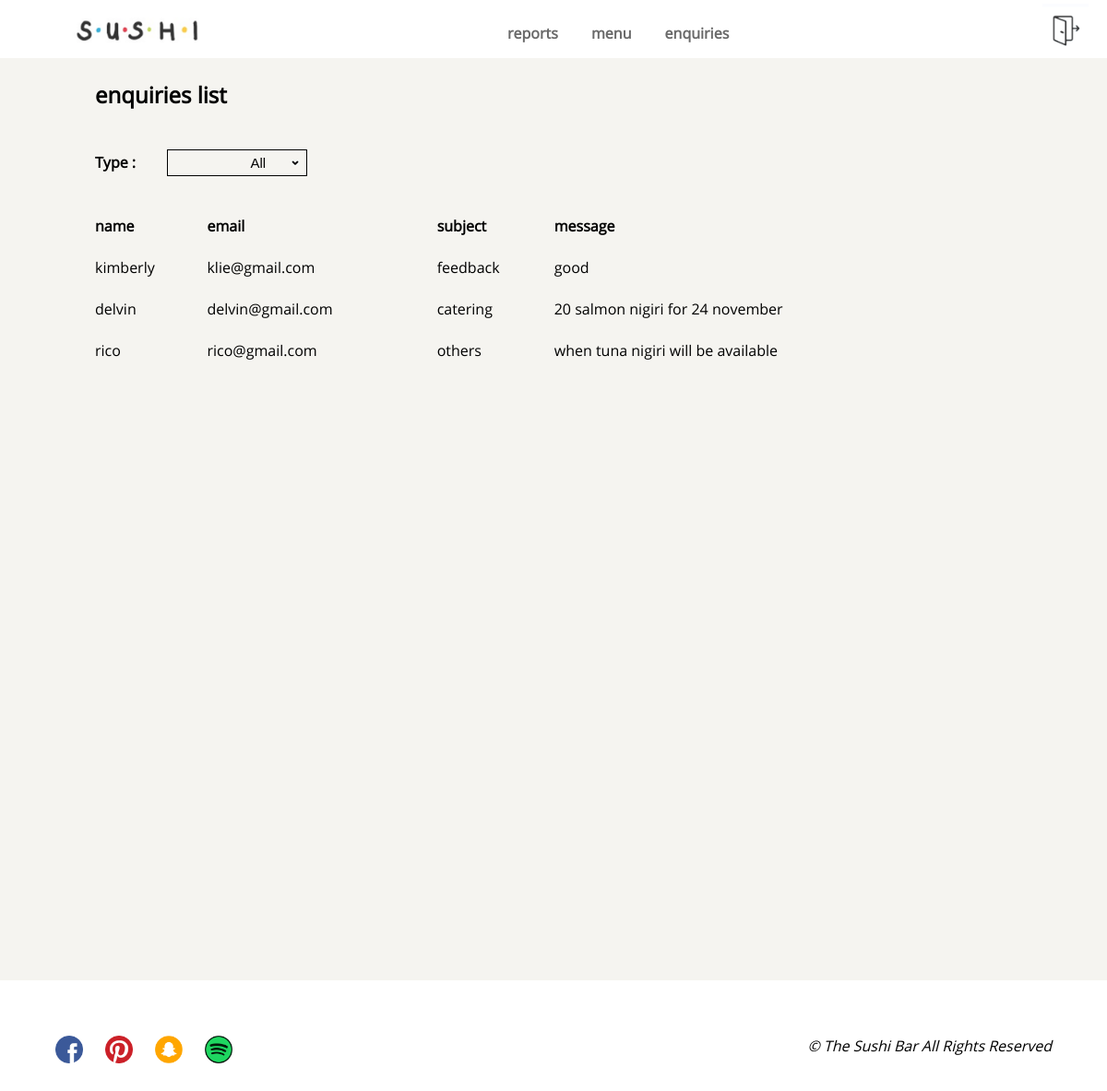
The app's page /adminEnquiries.php (signed in), older data.
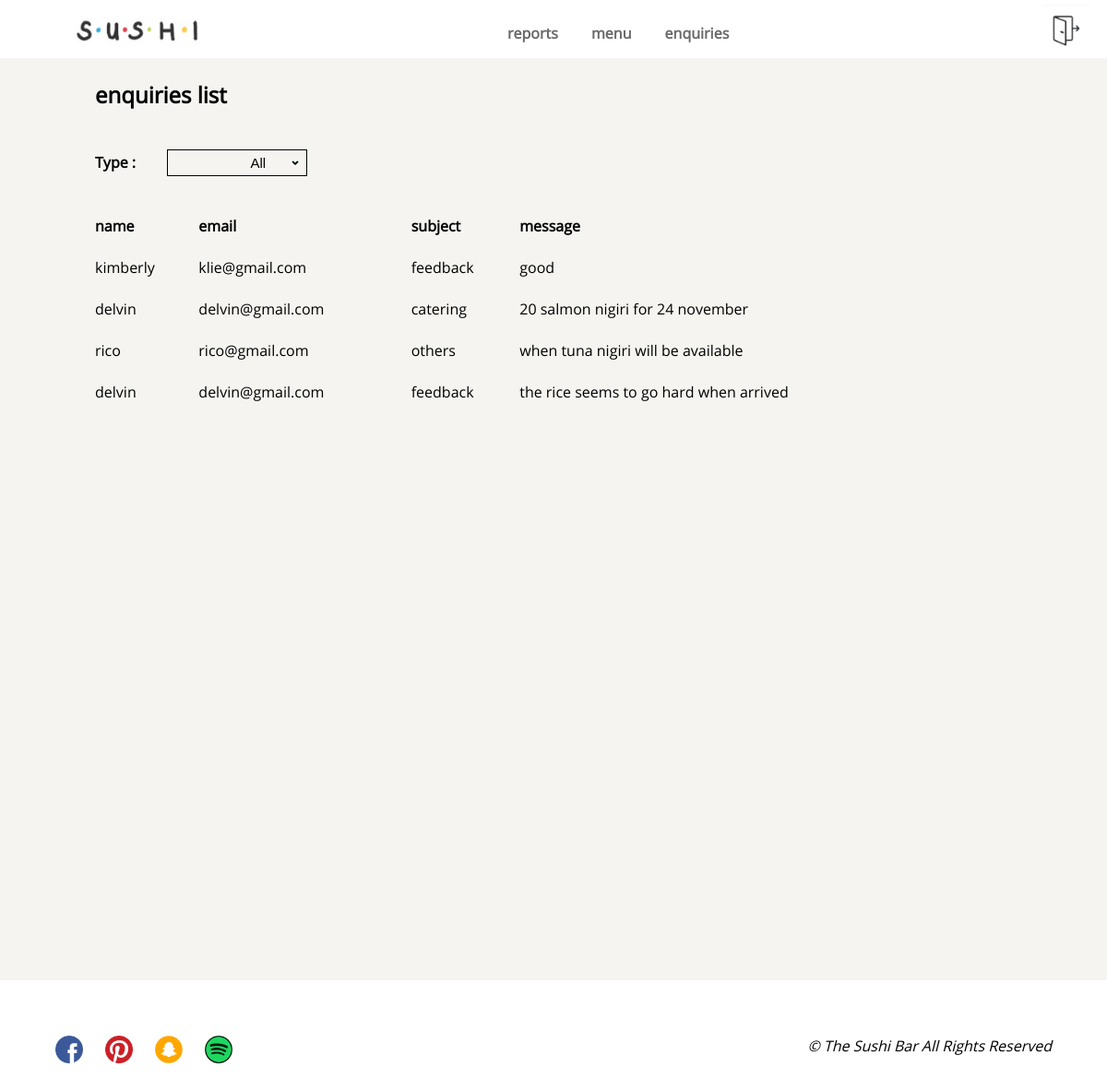
The same page, newer data.
### tables this page shows
CREATE TABLE `feedback` (
  `id` int(10) NOT NULL,
  `name` varchar(50) NOT NULL,
  `email` varchar(50) NOT NULL,
  `subject` varchar(80) NOT NULL,
  `message` varchar(140) NOT NULL
);

### adminEnquiries.php (the view, shortened to what this page needs)
<!DOCTYPE html>
<html lang="en">
    <head>
        <link rel="stylesheet" href="./styles/sushi.css">
    </head>
    <body>
	    <div class="container">
            <section>
            <div class="header">
                    <div class="header-box1"><img src="assets/nav/sushi_logo.png" alt="logo" class="logo" width="150px" height="50px"></div>
                    <div class="header-box2">
                        <nav class="main-nav">
                            <ul>
                                <li><a href="adminReports.php"><b>reports</b></a></li>
                                <li><a href="adminMenu.php"><b>menu</b></a></li>
                                <li><a href="adminEnquiries.php"><b>enquiries</b></a></li>
                            </ul>
                        </nav>
                    </div>
                    <div class="header-box3">
                        <nav class="main-nav">
                            <a id="cart" href="./php/adminLogout.php"><img src="assets/nav/logout-icon.jpg" width="50px" height="50px" style="margin-top: 4px; margin-left: 50px;"></a>
                        </nav>
                    </div>
            </div>
            </section>
            <div class="cart-main">
                <table id="history-table" style="width: 80%;">
                    <thead>
                    <tr>
                        <th colspan="3"><h2 style="text-align: left;">enquiries list</h2></th>
                        <th></th>
                    </tr>
                    <tr style="margin-bottom: 30px;">
                                    <th colspan="3">
                                    <form action="adminEnquiries.php" method="post">
                                        <label style="display: inline-block;">Type : </label>
                                        <div class="select-style2" style="display: inline-block; margin-left: 30px; margin-bottom: 20px;">
                                            <select name="type" id="type" onchange="updateDate('go');" >
                                            <option value=""<?php if ($_SESSION['enquiriesType']==""){echo " selected ";}?>>All</option>
                                            </select>
                                        </div>
                                        </form>
                                    </th>
                                    <th></th>
                                    <th></th>
                                    <th></th>
                    </tr>
                    <tr>
                                <th>name</th>
                                <th>email</th>
                                <th>subject</th>
                                <th>message</th>
                            </tr>
                        </thead>
                        <tbody>
                        <?php
                        include './php/credentials.php';
                        $conn = mysqli_connect($servername, $username, $password, $dbname);
                        ?>
                        <?php
                        $sql_1 = "SELECT * FROM feedback WHERE subject LIKE '%".$_SESSION['enquiriesType']."%'";
                        $result = mysqli_query($conn, $sql_1);
                        if (mysqli_num_rows($result) > 0) {
                            while($row = mysqli_fetch_assoc($result)) {
                                     echo'
                                        <tr>
                                        <td>'.$row['name'].'</td>
                                        <td>'.$row['email'].'</td>
                                        <td>'.$row['subject'].'</td>
                                        <td>'.$row['message'].'</td>
                                        </tr>'
                                ;
                            }
                        }
                        ?>
                        </tbody>
                </table>
            </div>
            <section>
            <div class="footer">
                <div id="icons">
                    <a href="#"><img src="assets/footer/fb_icon.jpg"></a>
                    <a href="#"><img src="assets/footer/pinterest_icon.jpg"></a>
                    <a href="#"><img src="assets/footer/snapchat_icon.jpg"></a>
                    <a href="#"><img src="assets/footer/spotify_icon.jpg"></a>
                </div>
                <div id="copyright">
                    <i>&copy; The Sushi Bar All Rights Reserved</i>
                </div>
            </div>
            </section>
        </div>
    </body>
</html>

### styles/sushi.css (style rules this page uses)
body { margin: 0; font-family: 'Open Sans', sans-serif; font-weight: 400; width: 100%; min-height: 100vh; overflow-x: hidden; }
.header { position: fixed; height: 63px; top: 0; z-index: 999; opacity:0.8; width: 100%; display: inline; background-color: #fff; }
.header-box1 { height: 63px; float: left; width: 44.5%; }
.header-box2 { height: 63px; float: left; width: 45.5%; }
.header-box3 { height: 63px; float: left; width: 10%; }
.logo { float: left; padding-top: 10px; margin-left: 75px; }
nav { line-height: 25px; float: left; }
nav li { display: inline-block; padding-top: 10px; position: relative; }
nav li a { display: block; color: #444; text-align: center; padding: 14px 16px; text-decoration: none; }
nav ul { list-style-type: none; margin: 0; padding: 0; overflow: hidden; background-color: #fff; }
.header-box3 #cart { padding-top: 5px; }
#cart { background-color: #fff; }
#history-table { margin-left: 100px; text-align: left; width: 100% }
#history-table th, #history-table td { padding-bottom: 20px; }
.cart-main { background-color: #F5F4F0; margin-top: 63px; width: 100%; text-align: center; min-height: 900px; padding-bottom: 100px; }
.select-style2 { border: 1px solid black; border-radius: 0; background: #F5F4F0 url("./icon-select.jpg") no-repeat 95% 50%; width: 150px; display: block; }
.select-style2 select { padding: 5px 8px; width: 130%; border: none; box-shadow: none; background: transparent; background-image: none; -webkit-appearance: none; text-align: center; text-decoration: none; font-size: 15px; }
.footer { margin: 10px; padding: 50px; position: relative; background-color: #fff; }
#icons { float: left; }
#icons img { margin-right: 20px; width: 30px; height: 30px; }
#copyright { float: right; }

Row changes from the older to the newer data that the page shows:
added feedback: name "delvin", email "delvin@gmail.com", subject "feedback", message "the rice seems to go hard when arrived"
